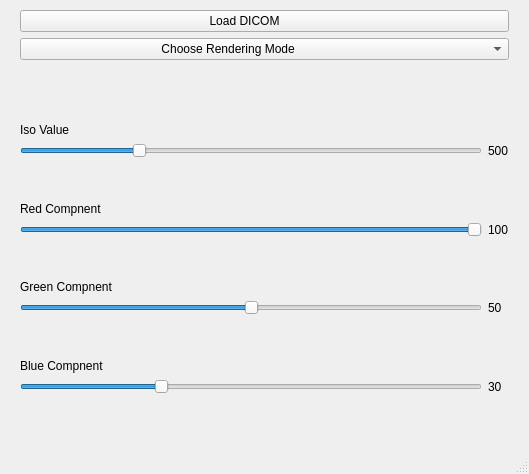
<?xml version="1.0" encoding="UTF-8"?>
<ui version="4.0">
 <class>MainWindow</class>
 <widget class="QMainWindow" name="MainWindow">
  <property name="geometry">
   <rect>
    <x>0</x>
    <y>0</y>
    <width>529</width>
    <height>474</height>
   </rect>
  </property>
  <property name="windowTitle">
   <string>DICOM Viewer</string>
  </property>
  <widget class="QWidget" name="centralwidget">
   <widget class="QWidget" name="gridLayoutWidget">
    <property name="geometry">
     <rect>
      <x>20</x>
      <y>10</y>
      <width>489</width>
      <height>421</height>
     </rect>
    </property>
    <layout class="QGridLayout" name="gridLayout">
     <item row="2" column="1">
      <widget class="QPushButton" name="LoadDICOM">
       <property name="text">
        <string>Load DICOM            </string>
       </property>
      </widget>
     </item>
     <item row="3" column="1">
      <widget class="QComboBox" name="comboBox">
       <item>
        <property name="text">
         <string>                                         Choose Rendering Mode</string>
        </property>
       </item>
       <item>
        <property name="text">
         <string>                                              Surface Rendering</string>
        </property>
       </item>
       <item>
        <property name="text">
         <string>                                                    Ray Casting</string>
        </property>
       </item>
      </widget>
     </item>
     <item row="5" column="1">
      <layout class="QGridLayout" name="gridLayout_2">
       <item row="10" column="2">
        <spacer name="verticalSpacer_5">
         <property name="orientation">
          <enum>Qt::Vertical</enum>
         </property>
         <property name="sizeHint" stdset="0">
          <size>
           <width>20</width>
           <height>40</height>
          </size>
         </property>
        </spacer>
       </item>
       <item row="3" column="2">
        <widget class="QSlider" name="horizontalSlider">
         <property name="maximum">
          <number>2000</number>
         </property>
         <property name="singleStep">
          <number>100</number>
         </property>
         <property name="pageStep">
          <number>100</number>
         </property>
         <property name="sliderPosition">
          <number>500</number>
         </property>
         <property name="orientation">
          <enum>Qt::Horizontal</enum>
         </property>
        </widget>
       </item>
       <item row="12" column="3">
        <widget class="QLabel" name="label_8">
         <property name="text">
          <string>30</string>
         </property>
        </widget>
       </item>
       <item row="9" column="3">
        <widget class="QLabel" name="label_7">
         <property name="text">
          <string>50</string>
         </property>
        </widget>
       </item>
       <item row="8" column="2">
        <widget class="QLabel" name="label_4">
         <property name="text">
          <string>Green Compnent</string>
         </property>
        </widget>
       </item>
       <item row="13" column="2">
        <spacer name="verticalSpacer_2">
         <property name="orientation">
          <enum>Qt::Vertical</enum>
         </property>
         <property name="sizeHint" stdset="0">
          <size>
           <width>20</width>
           <height>40</height>
          </size>
         </property>
        </spacer>
       </item>
       <item row="6" column="2">
        <widget class="QSlider" name="horizontalSlider_2">
         <property name="maximum">
          <number>100</number>
         </property>
         <property name="value">
          <number>100</number>
         </property>
         <property name="sliderPosition">
          <number>100</number>
         </property>
         <property name="orientation">
          <enum>Qt::Horizontal</enum>
         </property>
        </widget>
       </item>
       <item row="5" column="2">
        <widget class="QLabel" name="label_3">
         <property name="text">
          <string>Red Compnent</string>
         </property>
        </widget>
       </item>
       <item row="12" column="2">
        <widget class="QSlider" name="horizontalSlider_4">
         <property name="maximum">
          <number>100</number>
         </property>
         <property name="sliderPosition">
          <number>30</number>
         </property>
         <property name="orientation">
          <enum>Qt::Horizontal</enum>
         </property>
        </widget>
       </item>
       <item row="3" column="3">
        <widget class="QLabel" name="label">
         <property name="text">
          <string>500</string>
         </property>
        </widget>
       </item>
       <item row="11" column="2">
        <widget class="QLabel" name="label_5">
         <property name="text">
          <string>Blue Compnent</string>
         </property>
        </widget>
       </item>
       <item row="7" column="2">
        <spacer name="verticalSpacer_4">
         <property name="orientation">
          <enum>Qt::Vertical</enum>
         </property>
         <property name="sizeHint" stdset="0">
          <size>
           <width>20</width>
           <height>40</height>
          </size>
         </property>
        </spacer>
       </item>
       <item row="2" column="2">
        <widget class="QLabel" name="label_2">
         <property name="text">
          <string>Iso Value</string>
         </property>
        </widget>
       </item>
       <item row="4" column="2">
        <spacer name="verticalSpacer_3">
         <property name="orientation">
          <enum>Qt::Vertical</enum>
         </property>
         <property name="sizeHint" stdset="0">
          <size>
           <width>20</width>
           <height>40</height>
          </size>
         </property>
        </spacer>
       </item>
       <item row="1" column="2">
        <spacer name="verticalSpacer">
         <property name="orientation">
          <enum>Qt::Vertical</enum>
         </property>
         <property name="sizeHint" stdset="0">
          <size>
           <width>20</width>
           <height>40</height>
          </size>
         </property>
        </spacer>
       </item>
       <item row="6" column="3">
        <widget class="QLabel" name="label_6">
         <property name="text">
          <string>100</string>
         </property>
        </widget>
       </item>
       <item row="9" column="2">
        <widget class="QSlider" name="horizontalSlider_3">
         <property name="maximum">
          <number>100</number>
         </property>
         <property name="sliderPosition">
          <number>50</number>
         </property>
         <property name="orientation">
          <enum>Qt::Horizontal</enum>
         </property>
        </widget>
       </item>
       <item row="0" column="2">
        <widget class="QLabel" name="label_9">
         <property name="text">
          <string>                                                  </string>
         </property>
        </widget>
       </item>
      </layout>
     </item>
    </layout>
   </widget>
  </widget>
  <widget class="QMenuBar" name="menubar">
   <property name="geometry">
    <rect>
     <x>0</x>
     <y>0</y>
     <width>529</width>
     <height>22</height>
    </rect>
   </property>
  </widget>
  <widget class="QStatusBar" name="statusbar"/>
 </widget>
 <resources/>
 <connections>
  <connection>
   <sender>horizontalSlider_3</sender>
   <signal>valueChanged(int)</signal>
   <receiver>label_7</receiver>
   <slot>setNum(int)</slot>
   <hints>
    <hint type="sourcelabel">
     <x>365</x>
     <y>324</y>
    </hint>
    <hint type="destinationlabel">
     <x>471</x>
     <y>319</y>
    </hint>
   </hints>
  </connection>
  <connection>
   <sender>horizontalSlider_2</sender>
   <signal>valueChanged(int)</signal>
   <receiver>label_6</receiver>
   <slot>setNum(int)</slot>
   <hints>
    <hint type="sourcelabel">
     <x>334</x>
     <y>245</y>
    </hint>
    <hint type="destinationlabel">
     <x>480</x>
     <y>249</y>
    </hint>
   </hints>
  </connection>
  <connection>
   <sender>horizontalSlider</sender>
   <signal>valueChanged(int)</signal>
   <receiver>label</receiver>
   <slot>setNum(int)</slot>
   <hints>
    <hint type="sourcelabel">
     <x>383</x>
     <y>157</y>
    </hint>
    <hint type="destinationlabel">
     <x>478</x>
     <y>159</y>
    </hint>
   </hints>
  </connection>
  <connection>
   <sender>horizontalSlider_4</sender>
   <signal>valueChanged(int)</signal>
   <receiver>label_8</receiver>
   <slot>setNum(int)</slot>
   <hints>
    <hint type="sourcelabel">
     <x>361</x>
     <y>408</y>
    </hint>
    <hint type="destinationlabel">
     <x>479</x>
     <y>405</y>
    </hint>
   </hints>
  </connection>
 </connections>
</ui>
